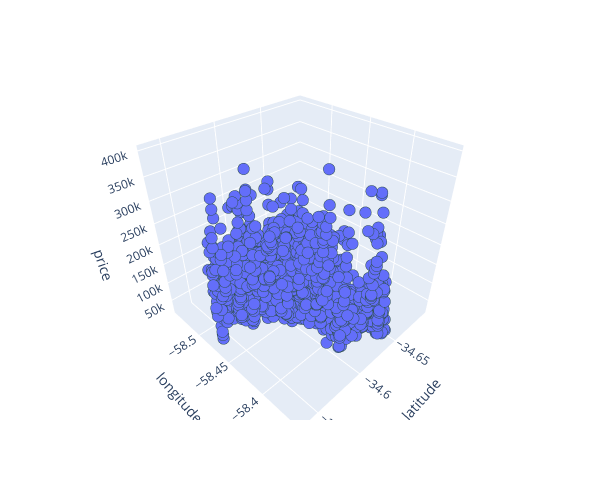

Write notebook code for a chart like this one.
### Markdown cell above
### 3D plot

### Code cell
# Create 3D scatter plot
fig = px.scatter_3d(
    df,
    x= "lat",
    y= "lon",
    z= "price_aprox_usd",
    labels={"lon": "longitude", "lat": "latitude", "price_aprox_usd": "price"},
    width=600,
    height=500,
)

# Refine formatting
fig.update_traces(
    marker={"size": 4, "line": {"width": 2, "color": "DarkSlateGrey"}},
    selector={"mode": "markers"},
)

# Display figure
fig.show()

### Figure 1 — Plotly figure (JSON) as saved in the notebook; plotly's stock layout.template omitted (floating-point values rounded to 4 significant figures; data arrays with more than 128 entries replaced by an {"elided": "..."} marker saying what was removed)
{"data": [{"hovertemplate": "latitude=%{x}<br>longitude=%{y}<br>price=%{z}<extra></extra>", "legendgroup": "", "marker": {"color": "#636efa", "line": {"color": "DarkSlateGrey", "width": 2}, "size": 4, "symbol": "circle"}, "mode": "markers", "name": "", "scene": "scene", "showlegend": false, "type": "scatter3d", "x": {"elided": "2658 float values"}, "y": {"elided": "2658 float values"}, "z": {"elided": "2658 float values"}}], "layout": {"height": 500, "legend": {"tracegroupgap": 0}, "margin": {"t": 60}, "scene": {"domain": {"x": [0, 1], "y": [0, 1]}, "xaxis": {"title": {"text": "latitude"}}, "yaxis": {"title": {"text": "longitude"}}, "zaxis": {"title": {"text": "price"}}}, "width": 600}}
